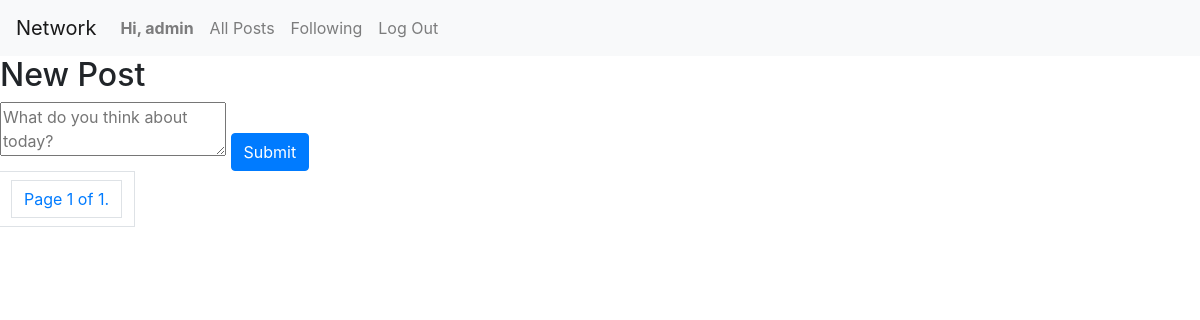
Before: / (signed in) with the older database file.
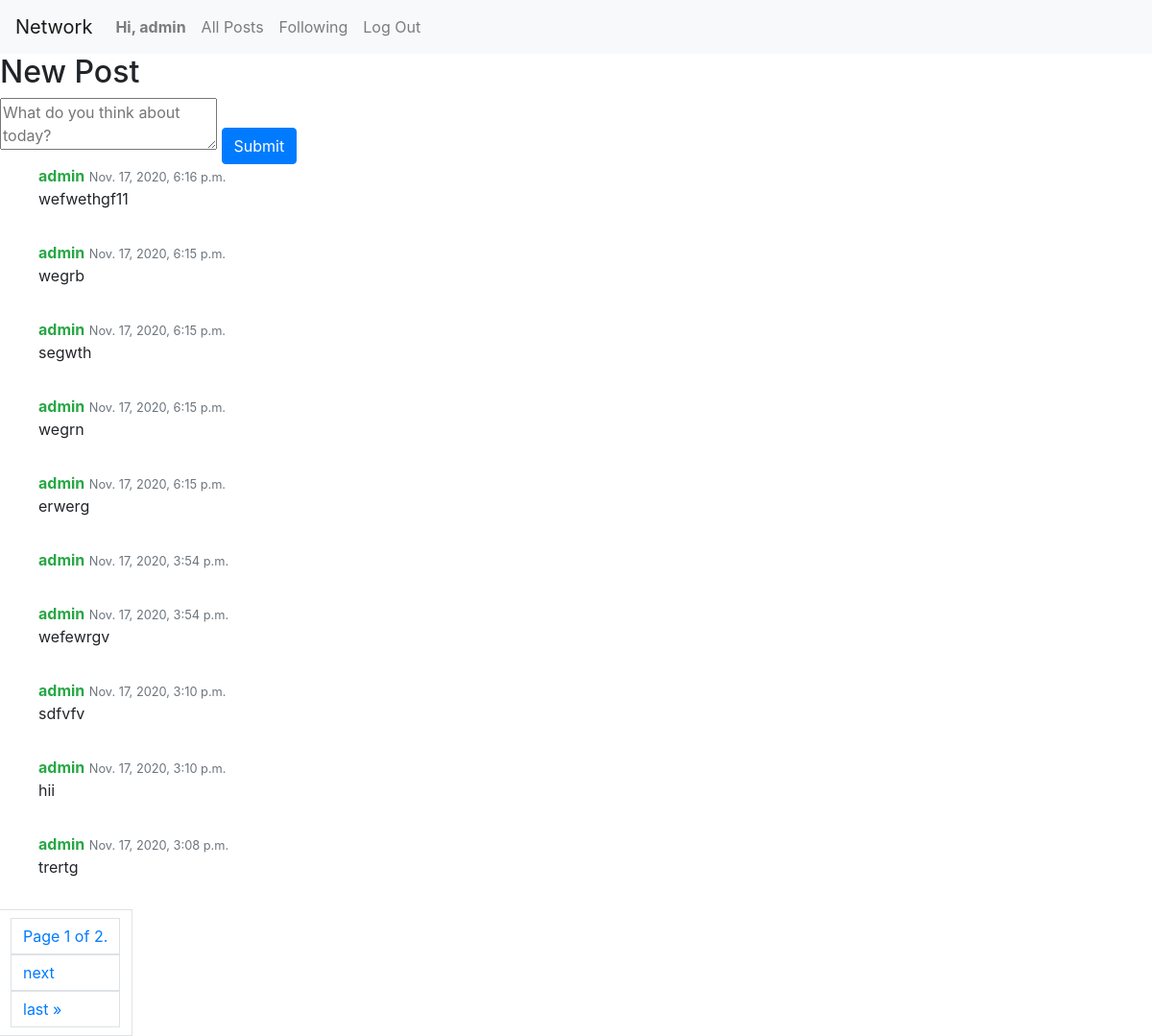
After: the same page with the newer database file.
### network/models.py (models this page shows, shortened)
class User(AbstractUser):
    pass

class Post(models.Model):
    post = models.TextField(blank=True)
    post_time = models.DateTimeField(default=timezone.now)
    user_posted = models.ForeignKey(User, on_delete=models.CASCADE)

### network/views.py (the view)
# urls.py: path("", views.index, name="index"),
def index(request):
    all_posts = Post.objects.order_by("-post_time").all()
    paginator = Paginator(all_posts, 10)
    page_number = request.GET.get('page')
    page_obj = paginator.get_page(page_number)
    if request.user.is_authenticated:
        return render(request, "network/index.html", {
            'all_posts': all_posts,
            'page_obj': page_obj,
        })
    else:
        return HttpResponseRedirect(reverse("login"))

### network/templates/network/index.html (shortened to what this page needs)
{% extends "network/layout.html" %}
{% block body %}
    <div class="new-post">
        <h2>New Post</h2>
        <textarea id="post-text" placeholder="What do you think about today?"></textarea>
        <input type="submit" id="new_post" class="btn btn-primary"/>
    </div>
    <div class="all-posts">
        {% for post in page_obj %}
            <ul class="media-list">
                <li class="media">
                    <div class="media-body">
                        <strong class="text-success">{{post.user_posted}}</strong>
                        <span class="text-muted pull-right">
                            <small class="text-muted">{{post.post_time}}</small>
                        </span>
                        <p>
                            {{post.post}}
                        </p>
                    </div>
                </li>
            </ul>
        {% endfor %}
        <div class="pagination">
            <span class="page-link">
                <span class="current page-link disabled">
                    Page {{ page_obj.number }} of {{ page_obj.paginator.num_pages }}.
                </span>
                {% if page_obj.has_next %}
                    <a class="page-link" href="?page={{ page_obj.next_page_number }}">next</a>
                    <a class="page-link" href="?page={{ page_obj.paginator.num_pages }}">last &raquo;</a>
                {% endif %}
            </span>
        </div>
    </div>
{% endblock %}

### network/templates/network/layout.html (shortened to what this page needs)
{% load static %}
<!DOCTYPE html>
<html lang="en">
    <head>
        <link rel="stylesheet" href="https://stackpath.bootstrapcdn.com/bootstrap/4.4.1/css/bootstrap.min.css">
        <link href="{% static 'network/styles.css' %}" rel="stylesheet">
    </head>
    <body>
        <nav class="navbar navbar-expand-lg navbar-light bg-light">
            <a class="navbar-brand" href="#">Network</a>
            <div>
              <ul class="navbar-nav mr-auto">
                {% if user.is_authenticated %}
                    <li class="nav-item">
                        <a class="nav-link" id="profile" href="{% url 'profile page' user.username %}"><strong>Hi, {{ user.username }}</strong></a>
                    </li>
                {% endif %}
                <li class="nav-item">
                  <a class="nav-link" href="{% url 'index' %}">All Posts</a>
                </li>
                {% if user.is_authenticated %}
                    <li class="nav-item">
                        <a class="nav-link" id="following" href="#">Following</a>
                    </li>
                    <li class="nav-item">
                        <a class="nav-link" href="{% url 'logout' %}">Log Out</a>
                    </li>
                {% endif %}
              </ul>
            </div>
          </nav>
        <div class="body">
            {% block body %}
            {% endblock %}
        </div>
    </body>
</html>

Changed rows visible on the page:
added Post: user_posted "admin", post_time "Nov. 17, 2020, 6:16 p.m.", post "wefwethgf11"
added Post: user_posted "admin", post_time "Nov. 17, 2020, 6:15 p.m.", post "wegrb"
added Post: user_posted "admin", post_time "Nov. 17, 2020, 6:15 p.m.", post "segwth"
added Post: user_posted "admin", post_time "Nov. 17, 2020, 6:15 p.m.", post "wegrn"
added Post: user_posted "admin", post_time "Nov. 17, 2020, 6:15 p.m.", post "erwerg"
added Post: user_posted "admin", post_time "Nov. 17, 2020, 3:54 p.m."
added Post: user_posted "admin", post_time "Nov. 17, 2020, 3:54 p.m.", post "wefewrgv"
added Post: user_posted "admin", post_time "Nov. 17, 2020, 3:10 p.m.", post "sdfvfv"
added Post: user_posted "admin", post_time "Nov. 17, 2020, 3:10 p.m.", post "hii"
added Post: user_posted "admin", post_time "Nov. 17, 2020, 3:08 p.m.", post "trertg"
Other visible differences:
{{ page_obj.paginator.num_pages }}: "1" → "2"
text now shown: "next last »"
